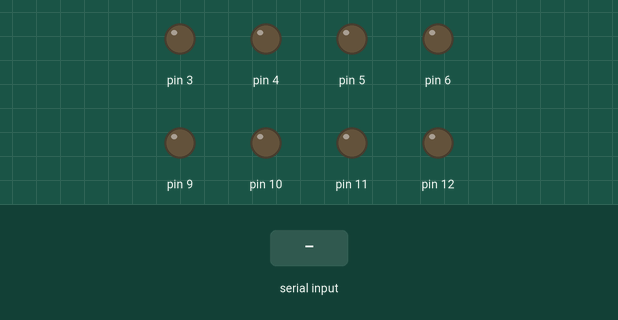
Simulated run of this sketch. Board: Arduino Uno, built with avr-gcc and run on an emulated ATmega328P. Shown: output pins drawn as LEDs (lit = HIGH). The test bench sets the inputs (shaded band).

Above: at 1.2 s.
1.3 s: "s" received over Serial
At 2.4 s:
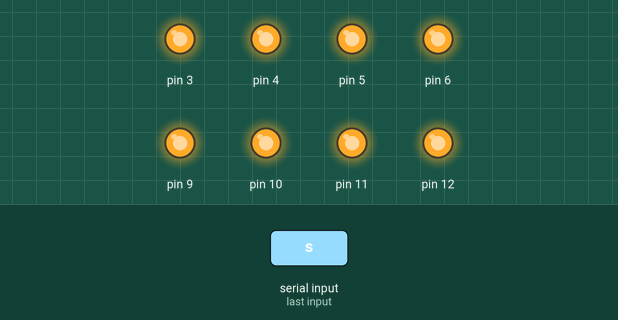
3.1 s: "f" received over Serial
At 3.8 s:
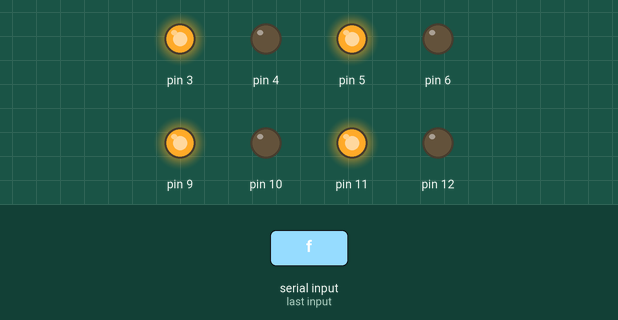
4.9 s: "b" received over Serial
At 6.4 s:
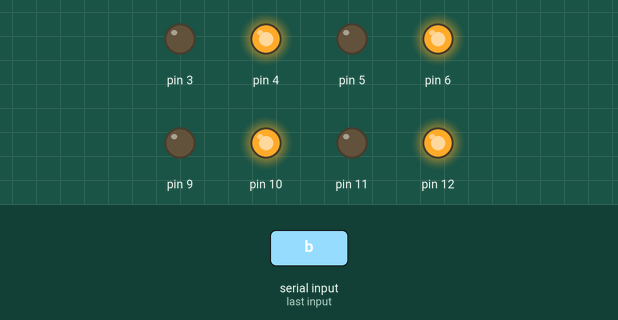
6.7 s: "l" received over Serial
At 7.6 s:
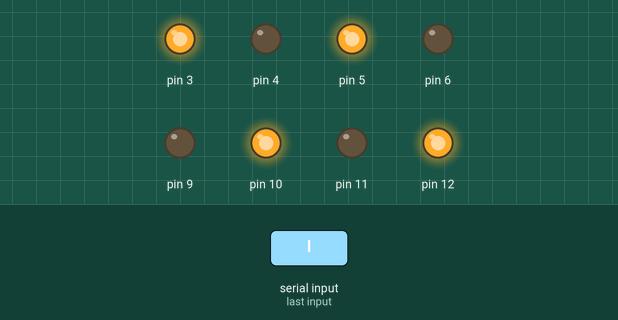
8.3 s: "r" received over Serial
At 9.0 s:
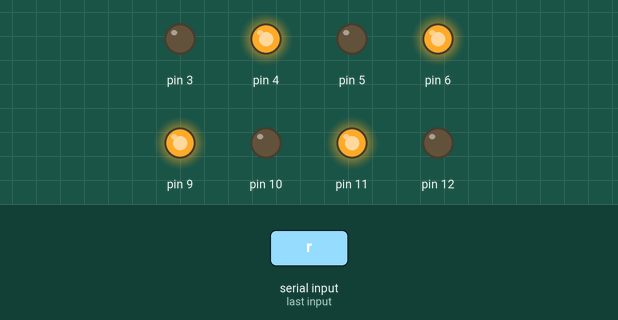
10.1 s: "f" received over Serial
At 11.4 s:
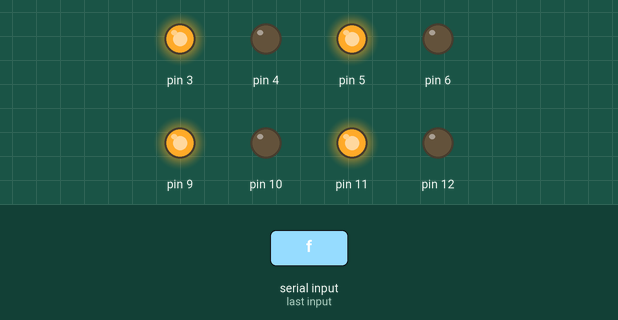
Timing chart, 0 to 12.7 s (numbered marks = the images above; inputs shaded):
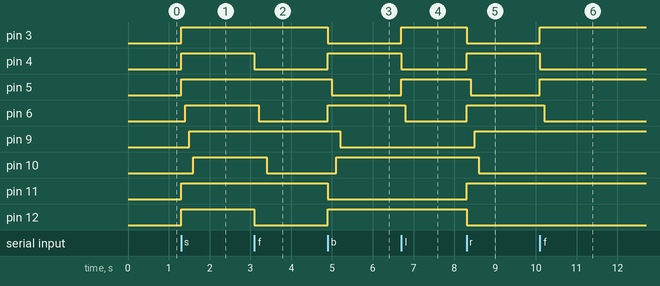

Measured:
- after the input at 1.3 s, pin 3–5, pin 11, pin 12: LOW → HIGH at once; pin 6: LOW → HIGH after 0.10 s; pin 9: LOW → HIGH after 0.20 s; pin 10: LOW → HIGH after 0.30 s
- after the input at 3.1 s, pin 4, pin 12: HIGH → LOW at once; pin 6: HIGH → LOW after 0.10 s; pin 10: HIGH → LOW after 0.30 s
- after the input at 4.9 s, pin 3, pin 11: HIGH → LOW at once; pin 4, pin 6, pin 12: LOW → HIGH at once; pin 5: HIGH → LOW after 0.10 s; pin 9: HIGH → LOW after 0.30 s; pin 10: LOW → HIGH after 0.20 s
- after the input at 6.7 s, pin 3, pin 5: LOW → HIGH at once; pin 4: HIGH → LOW at once; pin 6: HIGH → LOW after 0.10 s
- after the input at 8.3 s, pin 3, pin 12: HIGH → LOW at once; pin 4, pin 6, pin 11: LOW → HIGH at once; pin 5: HIGH → LOW after 0.10 s; pin 9: LOW → HIGH after 0.20 s; pin 10: HIGH → LOW after 0.30 s
- after the input at 10.1 s, pin 3, pin 5: LOW → HIGH at once; pin 4: HIGH → LOW at once; pin 6: HIGH → LOW after 0.10 s

The sketch:

wiring_components1__1_.ino
```cpp
void setup()
{
   pinMode(3, OUTPUT);
   pinMode(4, OUTPUT);
   pinMode(11, OUTPUT);
   pinMode(12, OUTPUT);
   Serial.begin(9600);
   pinMode(5, OUTPUT);
   pinMode(6, OUTPUT);
   pinMode(9, OUTPUT);
   pinMode(10, OUTPUT);
}
 int income=0;

void loop()
{
  if(Serial.available()>0)
  {
    income=Serial.read();
    switch(income)
    {
      case 'f':
          forward();
          break;
      case 'b':
          backward();
          break;
      case 'l':
          left();
          break;
      case 'r':
          right();
          break;
      case 's':
          stop();
          break;
    }
  }
}

void forward()
{
  digitalWrite(3,HIGH);
  digitalWrite(4,LOW);
  digitalWrite(11,HIGH);
  digitalWrite(12,LOW);
  digitalWrite(5,HIGH);
  delay(100);
  digitalWrite(6,LOW);
  delay(100);
  digitalWrite(9,HIGH);
  delay(100);
  digitalWrite(10,LOW);
  delay(100);
}

void backward()
{
  digitalWrite(4,HIGH);
  digitalWrite(3,LOW);
  digitalWrite(12,HIGH);
  digitalWrite(11,LOW);
  digitalWrite(6,HIGH);
  delay(100);
  digitalWrite(5,LOW);
  delay(100);
  digitalWrite(10,HIGH);
  delay(100);
  digitalWrite(9,LOW);
  delay(100);
}

void left()
{
  digitalWrite(3,HIGH);
  digitalWrite(4,LOW);
  digitalWrite(12,HIGH);
  digitalWrite(11,LOW);
  digitalWrite(5,HIGH);
  delay(100);
  digitalWrite(6,LOW);
  delay(100);
  digitalWrite(10,HIGH);
  delay(100);
  digitalWrite(9,LOW);
  delay(100);
}

void right()
{
  digitalWrite(4,HIGH);
  digitalWrite(3,LOW);
  digitalWrite(11,HIGH);
  digitalWrite(12,LOW);
  digitalWrite(6,HIGH);
  delay(100);
  digitalWrite(5,LOW);
  delay(100);
  digitalWrite(9,HIGH);
  delay(100);
  digitalWrite(10,LOW);
  delay(100);
}

void stop()
{
  digitalWrite(3,HIGH);
  digitalWrite(4,HIGH);
  digitalWrite(11,HIGH);
  digitalWrite(12,HIGH);
  digitalWrite(5,HIGH);
  delay(100);
  digitalWrite(6,HIGH);
  delay(100);
  digitalWrite(9,HIGH);
  delay(100);
  digitalWrite(10,HIGH);
  delay(100);
}
```
